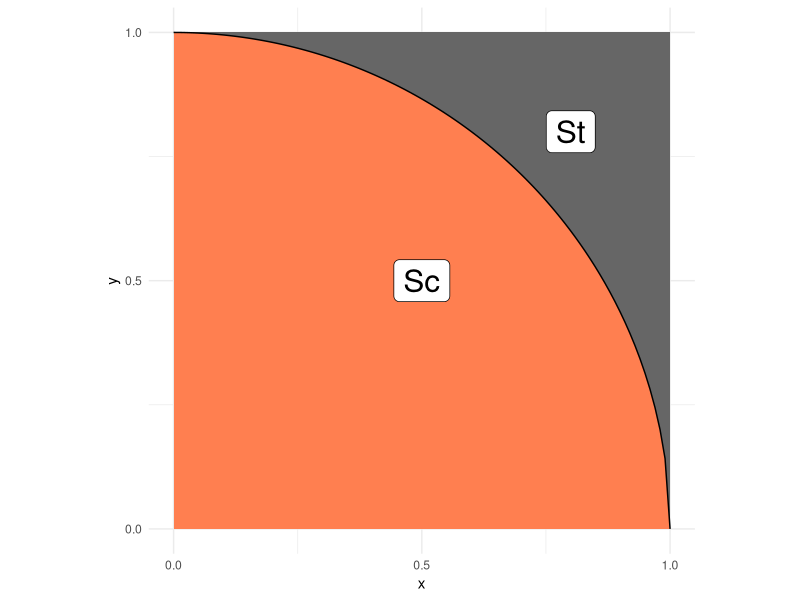
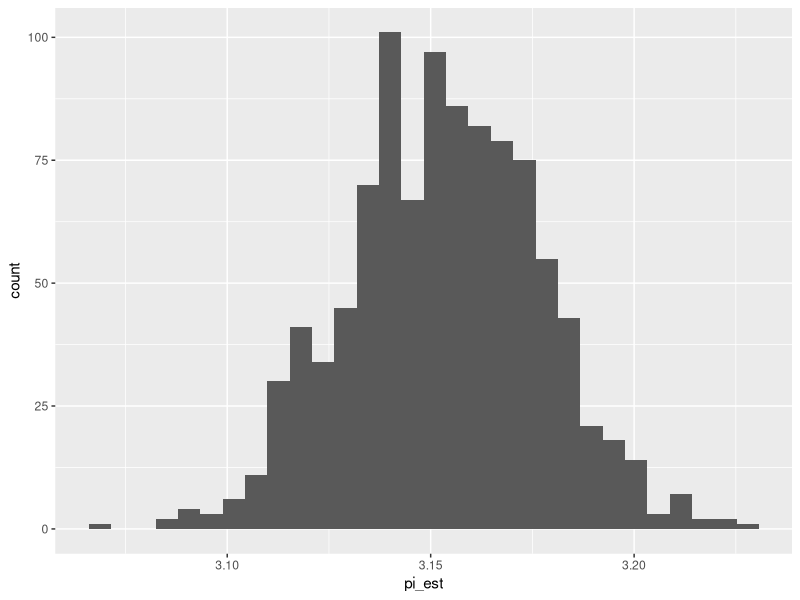

Reproduce these figures in R, in order.
## ---- chunk 1
library(tidyverse)
library(rsample)
## ---- chunk 2
## NOTE: No need to edit; this visual helps explain the pi estimation scheme
tibble(x = seq(0, 1, length.out = 100)) %>%
  mutate(y = sqrt(1 - x^2)) %>%

  ggplot(aes(x, y)) +
  annotate(
    "rect",
    xmin = 0, ymin = 0, xmax = 1, ymax = 1,
    fill = "grey40",
    size = 1
  ) +
  geom_ribbon(aes(ymin = 0, ymax = y), fill = "coral") +
  geom_line() +
  annotate(
    "label",
    x = 0.5, y = 0.5, label = "Sc",
    size = 8
  ) +
  annotate(
    "label",
    x = 0.8, y = 0.8, label = "St",
    size = 8
  ) +
  scale_x_continuous(breaks = c(0, 1/2, 1)) +
  scale_y_continuous(breaks = c(0, 1/2, 1)) +
  theme_minimal() +
  coord_fixed()
## ---- chunk 3
## TASK: Choose a sample size and generate samples
set.seed(101)
n <- 5000 # Choose a sample size
df_q1 <- 
  tibble(
    x = runif(n, 0, 1),
    y = runif(n, 0, 1)
  )
  # Generate the data
df_q1
## ---- chunk 4
## NOTE: Do not edit this code
# Correct sample size
assertthat::assert_that(
  dim(df_q1) %>% 
    .[[1]] == n,
  msg = "The sample size should be `n`"
)
# Correct column names
assertthat::assert_that(
  setequal(names(df_q1), c("x", "y")),
  msg = "df_q1 must include the columns `x` and `y`"
)
print("Good")
## ---- chunk 5
## TASK: Finish implementing this function
stat <- function(x, y) {
 in_circle = (x^2 + y^2) <= 1
 in_circle * 4
}
## ---- chunk 6
## TASK: Finish writing these assert statements

# Check the value for points *inside* the circle
assertthat::assert_that(
  tibble(x = .5, y = .5) %>% # Pick a point *inside* the circle
    mutate(stat = stat(x, y)) %>% 
    pull(stat) %>% 
    .[[1]] ==
  4,
  msg = "Incorrect value when a point is inside the circle"
)

# Check the value for points *outside* the circle
assertthat::assert_that(
  tibble(x = 1, y = 1) %>% # Pick a point *outside* the circle
    mutate(stat = stat(x, y)) %>% 
    pull(stat) %>% 
    .[[1]] ==
 0,
  msg = "Incorrect value when a point is outside the circle"
)
print("Your assertions passed, but make sure they're checking the right thing!")
stat(1,1)
stat(0.5, 0.5)
## ---- chunk 7
## TASK: Estimate pi using your data from q1
df_q3 <- 
  df_q1 %>% 
  mutate(stat = stat(x,y)) %>% 
  summarize(pi_est = mean(stat))
df_q3
## ---- chunk 8
## NOTE: Do not edit this code
# Correct sample size
assertthat::assert_that(
  dim(df_q3) %>% 
    .[[1]] == 1,
  msg = "This result should have just one row"
)
# Correct column names
assertthat::assert_that(
  setequal(names(df_q3), c("pi_est")),
  msg = "df_q3 must include the column `pi_est`"
)
print("Good")
## ---- chunk 9
## TASK: Finish the code below
df_q4 <- 
  df_q1 %>% 
  bootstraps(., times = 1000) %>% 
  mutate(
    pi_est = map_dbl(
      splits,
      function(split_df) {
        analysis(split_df) %>% 
           mutate(stat = stat(x,y)) %>% 
           summarize(pi_est = mean(stat)) %>% 
          # Estimate pi (pi_est) using the resampled data;
          # this should be *identical* to the
          # code you wrote for q3
          pull(pi_est)
      }
    )
  )

## NOTE: Do not edit; use this to visualize your results
df_q4 %>% 
  ggplot(aes(pi_est)) +
  geom_histogram()
## ---- chunk 10
## TASK: Compute a bootstrap confidence interval at the 95% level (alpha = 0.05)

df_q5 <- 
  # df_q4 %>% 
  # summarize(sd = sd(), n = 1000) %>% 
  # summarize(
  #   # TODO: Compute pi_lo and pi_up
  #    se = sd / sqrt(n),
  #    pi_lo = mean - 1.96 * se,
  #    pi_up = mean + 1.96 * se
  # )
df_q4 %>% 
  summarise(
    pi_hi = quantile(pi_est, 0.975),
    pi_low = quantile(pi_est, 0.025)
  )
  

df_q5
## ---- chunk 11
df_q1 %>%
   mutate(stat = stat(x,y)) %>% 
   summarize(sd = sd(stat), pi_est = mean(stat)) %>% 
   mutate(
    se = sd / sqrt(5000),
    pi_lo = pi_est - 1.96 * se,
    pi_hi = pi_est + 1.96 * se
  )
